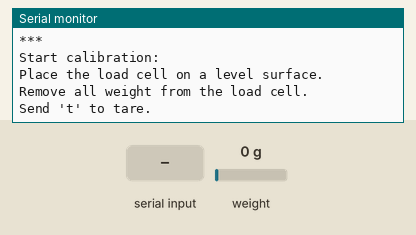
Simulated run of this sketch. Board: Arduino Uno, built with avr-gcc and run on an emulated ATmega328P. Parts: the last lines printed to the serial monitor. The inputs (shaded band) are chosen by the test bench; at power-on: weight on the scale 0 g.

Above: at 3.2 s.
3.3 s: "t90\n" received over Serial
At 3.9 s:
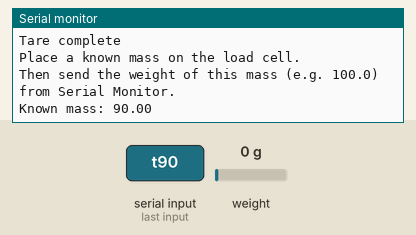
4.8 s: "c90\n" received over Serial
6.5 s: weight on the scale set to 100 g
At 6.5 s:
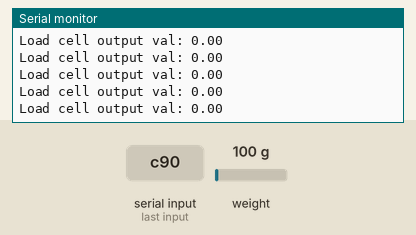
9.5 s: weight on the scale set to 1250 g
At 9.5 s:
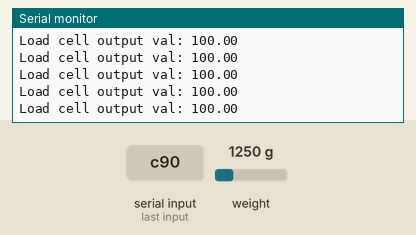
Timing chart, 0 to 12.5 s (numbered marks = the images above; inputs shaded):
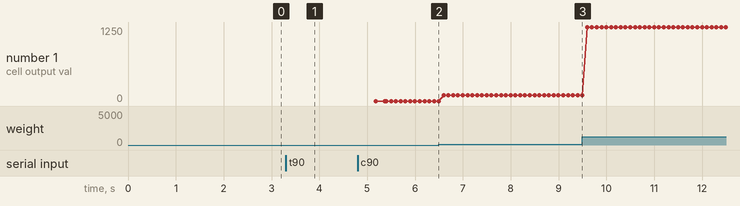

The sketch:

Calibration.ino
```cpp
/*
   -------------------------------------------------------------------------------------
   HX711_ADC
   Arduino library for HX711 24-Bit Analog-to-Digital Converter for Weight Scales
   Olav Kallhovd sept2017
   -------------------------------------------------------------------------------------
*/


/*
   Simplified version of the HX711 calibration example.
   This version does NOT use EEPROM for saving calibration values.
*/


#include <HX711_ADC.h>


// Pins
const int HX711_dout = 0; // MCU > HX711 dout pin
const int HX711_sck = 1;  // MCU > HX711 sck pin


// HX711 constructor
HX711_ADC LoadCell(HX711_dout, HX711_sck);


unsigned long t = 0;


void setup() {
  Serial.begin(9600);
  delay(10);
  Serial.println();
  Serial.println("Starting...");


  LoadCell.begin();
  // LoadCell.setReverseOutput(); // Uncomment to invert the output sign
  unsigned long stabilizingtime = 2000;
  bool _tare = true; // Perform tare at startup


  LoadCell.start(stabilizingtime, _tare);
  if (LoadCell.getTareTimeoutFlag() || LoadCell.getSignalTimeoutFlag()) {
    Serial.println("Timeout, check MCU>HX711 wiring and pin designations");
    while (1);
  } else {
    LoadCell.setCalFactor(1.0); // Default calibration value
    Serial.println("Startup complete");
  }


  while (!LoadCell.update());
  calibrate(); // Start calibration procedure
}


void loop() {
  static bool newDataReady = false;
  const int serialPrintInterval = 0;


  if (LoadCell.update()) newDataReady = true;


  if (newDataReady) {
    if (millis() > t + serialPrintInterval) {
      float i = LoadCell.getData();
      Serial.print("Load cell output val: ");
      Serial.println(i);
      newDataReady = false;
      t = millis();
    }
  }


  // Serial commands
  if (Serial.available() > 0) {
    char inByte = Serial.read();
    if (inByte == 't') LoadCell.tareNoDelay();   // Tare
    else if (inByte == 'r') calibrate();         // Calibrate
    else if (inByte == 'c') changeCalFactor();   // Manually change calibration factor
  }


  if (LoadCell.getTareStatus()) {
    Serial.println("Tare complete");
  }
}


void calibrate() {
  Serial.println("***");
  Serial.println("Start calibration:");
  Serial.println("Place the load cell on a level surface.");
  Serial.println("Remove all weight from the load cell.");
  Serial.println("Send 't' to tare.");


  bool _resume = false;
  while (!_resume) {
    LoadCell.update();
    if (Serial.available() > 0) {
      char inByte = Serial.read();
      if (inByte == 't') LoadCell.tareNoDelay();
    }
    if (LoadCell.getTareStatus()) {
      Serial.println("Tare complete");
      _resume = true;
    }
  }


  Serial.println("Place a known mass on the load cell.");
  Serial.println("Then send the weight of this mass (e.g. 100.0) from Serial Monitor.");


  float known_mass = 0;
  _resume = false;
  while (!_resume) {
    LoadCell.update();
    if (Serial.available() > 0) {
      known_mass = Serial.parseFloat();
      if (known_mass != 0) {
        Serial.print("Known mass: ");
        Serial.println(known_mass);
        _resume = true;
      }
    }
  }


  LoadCell.refreshDataSet();
  float newCalibrationValue = LoadCell.getNewCalibration(known_mass);


  Serial.print("New calibration value: ");
  Serial.println(newCalibrationValue);
  Serial.println("Use this value as LoadCell.setCalFactor() in your sketch.");
  Serial.println("***");
  Serial.println("To re-calibrate, send 'r' from Serial Monitor.");
  Serial.println("To manually edit calibration, send 'c'.");
  Serial.println("***");
}


void changeCalFactor() {
  float oldCal = LoadCell.getCalFactor();
  Serial.println("***");
  Serial.print("Current calibration value: ");
  Serial.println(oldCal);
  Serial.println("Send new value from Serial Monitor (e.g. 696.0)");


  float newCal = 0;
  bool _resume = false;
  while (!_resume) {
    if (Serial.available() > 0) {
      newCal = Serial.parseFloat();
      if (newCal != 0) {
        Serial.print("New calibration value: ");
        Serial.println(newCal);
        LoadCell.setCalFactor(newCal);
        _resume = true;
      }
    }
  }
  Serial.println("Calibration factor updated.");
  Serial.println("***");
}
```

Measured:
- after the input at 3.3 s, the serial monitor: prints a new line at once (image 1)
- plotted number 1: 0 → 100 after the input at 6.5 s, 100 → 1250 after the input at 9.5 s
